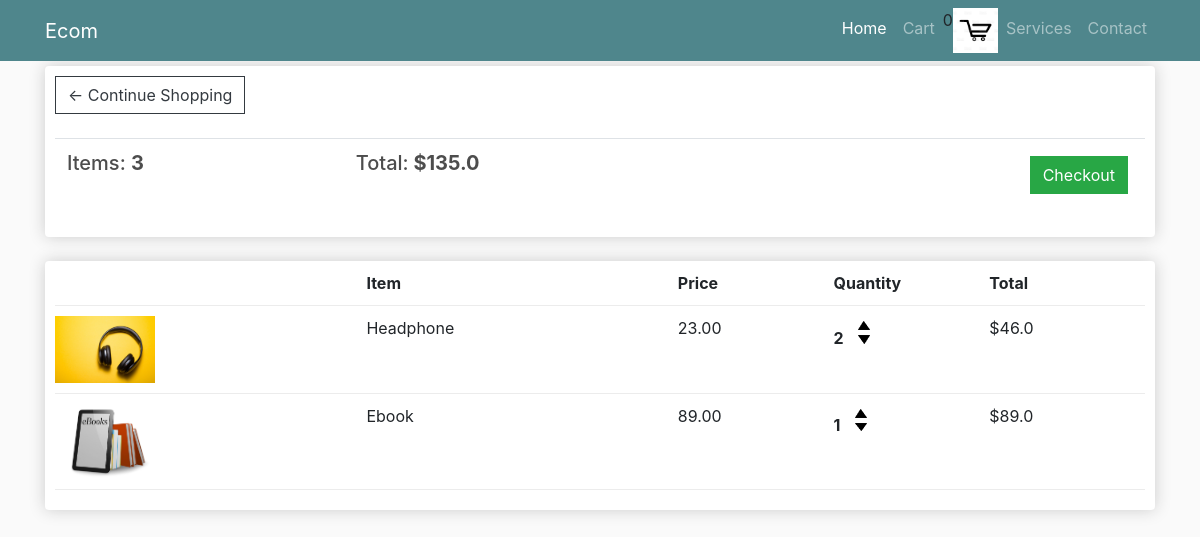
The app's page /cart (signed in) with its own data.
### store/models.py (models this page shows, shortened)
class Order(models.Model):
    customer = models.ForeignKey(Customer, on_delete=models.SET_NULL,blank=True,null=True)
    date_ordered= models.DateTimeField(auto_now_add=True)
    complete = models.BooleanField(default=False,null=True,blank=False)
    transaction_id = models.CharField(max_length=200,null=True)
    @property
    def get_cart_total(self):
        orderitems = self.orderitem_set.all()
        total = sum([item.get_total for item in orderitems])
        return total
    @property
    def get_cart_items(self):
        orderitems = self.orderitem_set.all()
        total = sum([item.quantity for item in orderitems])
        return total

class OrderItem(models.Model):
    product = models.ForeignKey(Product, on_delete=models.SET_NULL, blank=True, null=True)
    order = models.ForeignKey(Order, on_delete=models.SET_NULL, blank=True, null=True)
    quantity = models.IntegerField(default=0,null=True,blank=True)
    date_added = models.DateTimeField(auto_now_add=True)
    @property
    def get_total(self):
        total = self.product.price * self.quantity
        return total

class Product(models.Model):
    name = models.CharField(max_length=200, null=True)
    price = models.FloatField()
    digital = models.BooleanField(default=False,null=True,blank=False)
    image = models.ImageField(null=True,blank=True)
    @property
    def imageURL(self):
        try:
            url = self.image.url
        except:
            url=''
        return url

### store/views.py (the view)
# urls.py: path('cart', views.cart,name='cart'),
def cart(request):
    if request.user.is_authenticated:
        customer = request.user.customer
        order,created = Order.objects.get_or_create(customer=customer,complete=False)
        items = order.orderitem_set.all()
    else:
        items=[]
        order ={
            'get_cart_total':0,
            'get_cart_item':0
        }
    context={
        'items':items,
        'order':order
    }
    return render(request,'cart.html',context)

### store/templates/cart.html (shortened to what this page needs)
{% extends 'main.html' %}
{% load static %}
{% block content %}
<div class="row">
		<div class="col-lg-12">
			<div class="box-element">
				<a  class="btn btn-outline-dark" href="{% url 'store' %}">&#x2190; Continue Shopping</a>
				<br>
				<br>
				<table class="table">
					<tr>
						<th><h5>Items: <strong>{{order.get_cart_items}}</strong></h5></th>
						<th><h5>Total:<strong> ${{order.get_cart_total}}</strong></h5></th>
						<th>
							<a  style="float:right; margin:5px;" class="btn btn-success" href="{% url 'checkout' %}">Checkout</a>
						</th>
					</tr>
				</table>
			</div>
			<br>
			<div class="box-element">
                <div class="cart-row">
					<div style="flex:2"></div>
					<div style="flex:2"><strong>Item</strong></div>
					<div style="flex:1"><strong>Price</strong></div>
					<div style="flex:1"><strong>Quantity</strong></div>
					<div style="flex:1"><strong>Total</strong></div>
				</div>
				{% for item in items %}
			<div class="cart-row">
					<div style="flex:2"><img class="row-image" src="{{item.product.imageURL }}"></div>
					<div style="flex:2"><p>{{item.product.name}}</p></div>
					<div style="flex:1"><p>{{item.product.price|floatformat:2}}</p></div>
					<div style="flex:1">
						<p class="quantity">{{item.quantity}}</p>
						<div class="quantity">
							<img class="chg-quantity" src="{% static  'img/arrow-up.png' %}">
							<img class="chg-quantity" src="{% static  'img/arrow-down.png' %}">
						</div>
					</div>
					<div style="flex:1"><p>${{item.get_total}}</p></div>
				</div>
			{% endfor %}
			</div>
		</div>
	</div>
{% endblock content %}

### static/css/shop-homepage.css (style rules this page uses)
body { padding-top: 56px; }
body { background-color: hsl(0, 0%, 98%); }
h1,h2,h3,h4,h5,h6 { color:hsl(0, 0%, 30%); }
.box-element { box-shadow:hsl(0, 0%, 80%) 0 0 16px; background-color: #fff; border-radius: 4px; padding: 10px; }
.col-lg-4, .col-lg-6, .col-lg-8, .col-lg-12 { margin-top: 10px; }
.btn { border-radius: 0; }
.row-image { width: 100px; }
.cart-row { display: flex; align-items: flex-stretch; padding-bottom: 10px; margin-bottom: 10px; border-bottom: 1px solid #ececec; }
.quantity { display: inline-block; font-weight: 700; padding-right:10px; }
.chg-quantity { width: 12px; cursor: pointer; display: block; margin-top: 5px; transition:.1s; }

### records on screen
Order: get_cart_items "3", get_cart_total "135.0"
OrderItem: product.imageURL (picture), product.name "Headphone", product.price "23.00", quantity "2", get_total "46.0"
OrderItem: product.imageURL (picture), product.name "Ebook", product.price "89.00", quantity "1", get_total "89.0"
